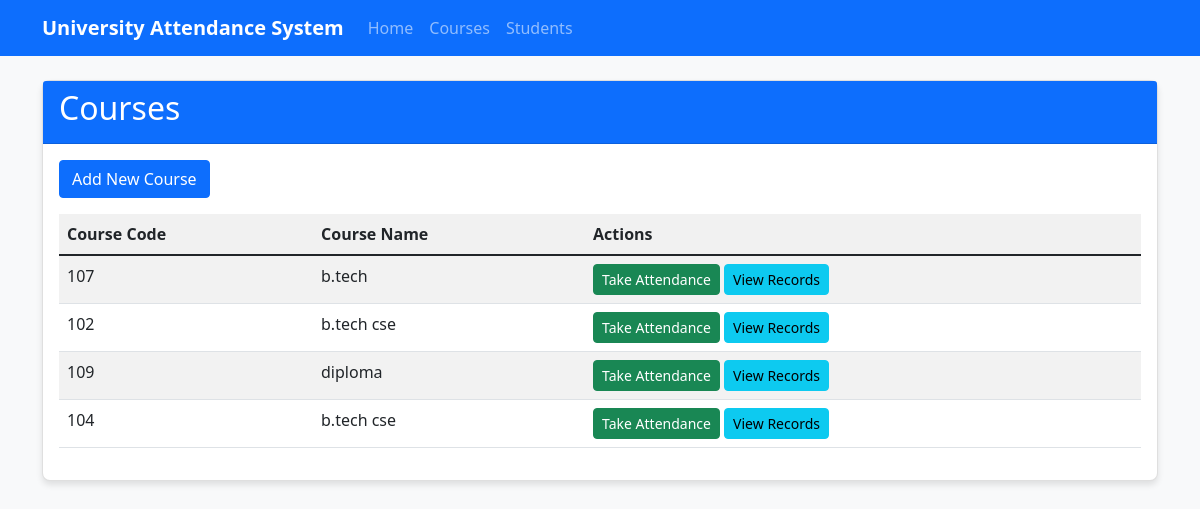
Screenshot of /courses with the database file from the repository.
### tables this page shows
CREATE TABLE courses (
        id INTEGER PRIMARY KEY AUTOINCREMENT,
        course_code TEXT NOT NULL UNIQUE,
        course_name TEXT NOT NULL
    );

### attendance_system/app.py (the view)
@app.route('/courses')
def courses():
    conn = get_db_connection()
    courses = conn.execute('SELECT * FROM courses').fetchall()
    conn.close()
    return render_template('courses.html', courses=courses)

### attendance_system/database/db_utils.py (called while the page is built)
def get_db_connection():
    conn = sqlite3.connect('attendance.db')
    conn.row_factory = sqlite3.Row
    return conn

### attendance_system/templates/courses.html (shortened to what this page needs)
{% extends "base.html" %}
{% block content %}
<div class="card">
    <div class="card-header bg-primary text-white">
        <h2>Courses</h2>
    </div>
    <div class="card-body">
        <button class="btn btn-primary mb-3" data-bs-toggle="modal" data-bs-target="#addCourseModal">
            Add New Course
        </button>
        <table class="table table-striped">
            <thead>
                <tr>
                    <th>Course Code</th>
                    <th>Course Name</th>
                    <th>Actions</th>
                </tr>
            </thead>
            <tbody>
                {% for course in courses %}
                <tr>
                    <td>{{ course.course_code }}</td>
                    <td>{{ course.course_name }}</td>
                    <td>
                        <a href="/take_attendance/{{ course.id }}" class="btn btn-success btn-sm">Take Attendance</a>
                        <a href="/attendance_summary/{{ course.id }}" class="btn btn-info btn-sm">View Records</a>
                    </td>
                </tr>
                {% else %}
                <tr>
                    <td colspan="3" class="text-center">No courses found. Add a course to get started.</td>
                </tr>
                {% endfor %}
            </tbody>
        </table>
    </div>
</div>
{% endblock %}

### attendance_system/static/css/styles.css (style rules this page uses)
body { background-color: #f8f9fa; }
.card { border-radius: 8px; box-shadow: 0 4px 6px rgba(0, 0, 0, 0.1); margin-bottom: 20px; }
.card-header { border-radius: 8px 8px 0 0; }
.table { background-color: white; }
.table th { background-color: #f1f1f1; }
.btn { border-radius: 4px; }

### rows the page displays
courses: course_code "107", course_name "b.tech"
courses: course_code "102", course_name "b.tech cse"
courses: course_code "109", course_name "diploma"
courses: course_code "104", course_name "b.tech cse"
